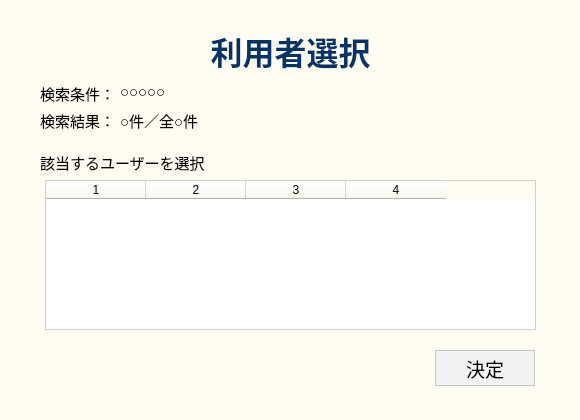
<?xml version="1.0" encoding="UTF-8"?>
<ui version="4.0">
 <class>Dialog</class>
 <widget class="QDialog" name="Dialog">
  <property name="geometry">
   <rect>
    <x>0</x>
    <y>0</y>
    <width>580</width>
    <height>420</height>
   </rect>
  </property>
  <property name="minimumSize">
   <size>
    <width>580</width>
    <height>420</height>
   </size>
  </property>
  <property name="maximumSize">
   <size>
    <width>580</width>
    <height>420</height>
   </size>
  </property>
  <property name="windowTitle">
   <string>Dialog</string>
  </property>
  <property name="styleSheet">
   <string notr="true">QWidget {
    background-color: #FFFDF2 ;      /* 淡い黄色 */
}</string>
  </property>
  <widget class="QLabel" name="label_8">
   <property name="enabled">
    <bool>false</bool>
   </property>
   <property name="geometry">
    <rect>
     <x>100</x>
     <y>30</y>
     <width>381</width>
     <height>41</height>
    </rect>
   </property>
   <property name="font">
    <font>
     <family>Meiryo</family>
     <pointsize>24</pointsize>
     <bold>true</bold>
    </font>
   </property>
   <property name="styleSheet">
    <string notr="true">color: #003366;
font-size: 24pt;
font-weight: bold;</string>
   </property>
   <property name="text">
    <string>利用者選択</string>
   </property>
   <property name="alignment">
    <set>Qt::AlignmentFlag::AlignCenter</set>
   </property>
  </widget>
  <widget class="QLabel" name="lblResultCount">
   <property name="geometry">
    <rect>
     <x>120</x>
     <y>110</y>
     <width>101</width>
     <height>21</height>
    </rect>
   </property>
   <property name="font">
    <font>
     <pointsize>11</pointsize>
    </font>
   </property>
   <property name="text">
    <string>○件／全○件</string>
   </property>
  </widget>
  <widget class="QLabel" name="label">
   <property name="geometry">
    <rect>
     <x>40</x>
     <y>110</y>
     <width>76</width>
     <height>21</height>
    </rect>
   </property>
   <property name="font">
    <font>
     <pointsize>11</pointsize>
    </font>
   </property>
   <property name="text">
    <string>検索結果：</string>
   </property>
  </widget>
  <widget class="QTableWidget" name="tblUserSelect">
   <property name="geometry">
    <rect>
     <x>45</x>
     <y>180</y>
     <width>491</width>
     <height>150</height>
    </rect>
   </property>
   <property name="styleSheet">
    <string notr="true">QTableWidget {
    border: 1px solid #D0D0D0;
    background-color: white;
    gridline-color: #E5E5E5;
}</string>
   </property>
   <property name="columnCount">
    <number>4</number>
   </property>
   <column/>
   <column/>
   <column/>
   <column/>
  </widget>
  <widget class="QLabel" name="label_13">
   <property name="geometry">
    <rect>
     <x>40</x>
     <y>80</y>
     <width>81</width>
     <height>26</height>
    </rect>
   </property>
   <property name="styleSheet">
    <string notr="true">font-size: 11pt;
color: #000000;</string>
   </property>
   <property name="text">
    <string>検索条件：</string>
   </property>
  </widget>
  <widget class="QPushButton" name="btnDecision">
   <property name="geometry">
    <rect>
     <x>435</x>
     <y>350</y>
     <width>100</width>
     <height>36</height>
    </rect>
   </property>
   <property name="font">
    <font>
     <family>Meiryo</family>
     <pointsize>14</pointsize>
    </font>
   </property>
   <property name="styleSheet">
    <string notr="true">QPushButton#btnDecision {
    background-color: #F2F2F2;
    color: #000000;
    border: 1px solid #C8C8C8;
    border-radius: 0px;
    padding: 4px 12px;
}

QPushButton#btnDecision:hover {
    background-color: #E6E6E6;
    border: 1px solid #BFBFBF;
}

QPushButton#btnDecision:pressed {
    background-color: #D9D9D9;
    border: 1px solid #B3B3B3;
}</string>
   </property>
   <property name="text">
    <string>決定</string>
   </property>
  </widget>
  <widget class="QLabel" name="lblSearchCondition">
   <property name="geometry">
    <rect>
     <x>120</x>
     <y>80</y>
     <width>91</width>
     <height>24</height>
    </rect>
   </property>
   <property name="cursor">
    <cursorShape>ArrowCursor</cursorShape>
   </property>
   <property name="styleSheet">
    <string notr="true">font-size: 11pt;
color: #000000;</string>
   </property>
   <property name="frameShape">
    <enum>QFrame::Shape::NoFrame</enum>
   </property>
   <property name="text">
    <string>○○○○○</string>
   </property>
  </widget>
  <widget class="QLabel" name="label_9">
   <property name="geometry">
    <rect>
     <x>40</x>
     <y>150</y>
     <width>181</width>
     <height>24</height>
    </rect>
   </property>
   <property name="cursor">
    <cursorShape>ArrowCursor</cursorShape>
   </property>
   <property name="styleSheet">
    <string notr="true">font-size: 11pt;
color: #000000;</string>
   </property>
   <property name="text">
    <string>該当するユーザーを選択</string>
   </property>
  </widget>
 </widget>
 <resources/>
 <connections/>
</ui>
